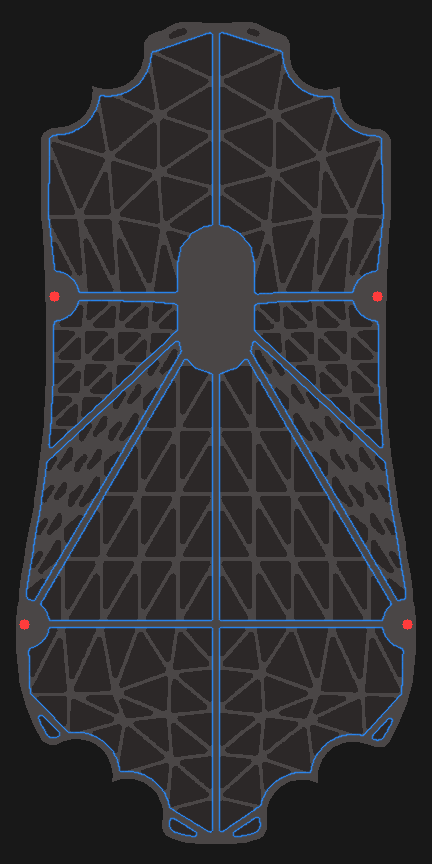
#> input picture 3d/shell/sensor-relocation-review.png, 432 x 864 px
$ python compare_panels.py ../sensor-relocation-review.png ../sensor-relocation-review.png ../sensor-relocation-review.png ../sensor-relocation-review.png ../sensor-relocation-review.png
#> lines starting #> are read from the running program, lines starting #| are printed output that depends on the picture; after the words box and inside, x2 and y2 are one past the last pixel; in counts of white or black regions, pixels touching at a corner belong together
#> in panel, R is the input picture: PIL image 432x864 RGB; mean R, G, B 45.8, 45.3, 48.1
"""Side-by-side panels: reference photo | model render (same view), scaled by silhouette bbox.
python3 compare_panels.py <render.png> <photo> <out.png> <title> [bg=paper|night]
"""
import sys, numpy as np
from PIL import Image, ImageDraw, ImageFont

def mouse_bbox(im, dark_thr=None):
    a = np.asarray(im.convert('RGB')).astype(float)
    bg = np.median(np.r_[a[:8].reshape(-1, 3), a[-8:].reshape(-1, 3), a[:, :8].reshape(-1, 3), a[:, -8:].reshape(-1, 3)], 0)
#> bg = [24, 24, 24]
    d = np.abs(a - bg).sum(2)
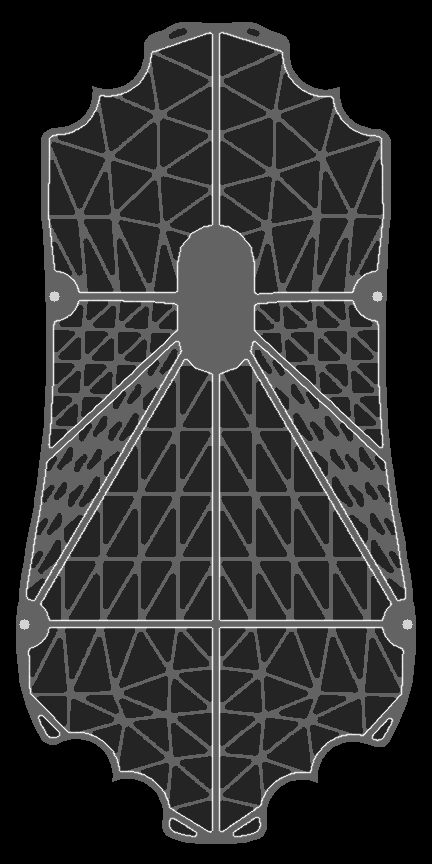
#> d: shape (864, 432) float64; min 0, max 363, mean 67.1; drawn with min black and max white
    m = d > (60 if dark_thr is None else dark_thr)
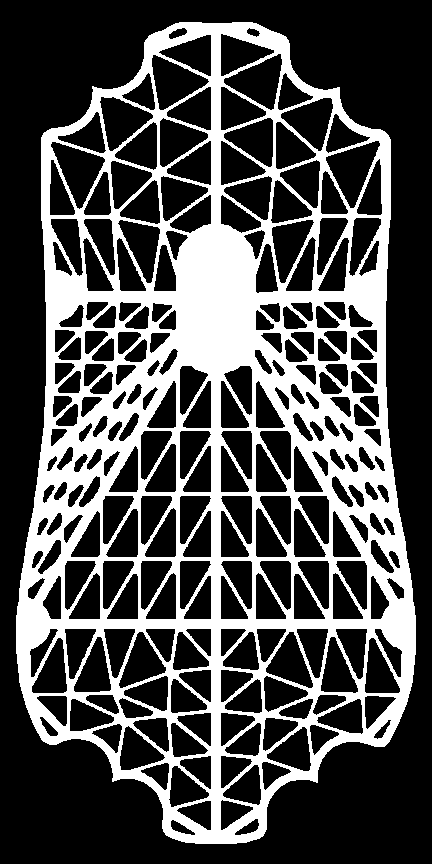
#> m: shape (864, 432) bool; 29.8% white; 1 white region, box (x1, y1, x2, y2) and area: (16, 22, 416, 844) 111192
    ys, xs = np.nonzero(m)
    return xs.min(), ys.min(), xs.max(), ys.max()

def panel(render, photo, out, title, bg='paper'):
    R = Image.open(render).convert('RGB'); P = Image.open(photo).convert('RGB')
    rb = mouse_bbox(R); pb = mouse_bbox(P)
#> after `rb = mouse_bbox(R)`: rb = (16, 22, 415, 843)
#> after `pb = mouse_bbox(P)`: pb = (16, 22, 415, 843)
    H = 900
    # scale so the mouse heights match at 70% of the panel height
    def crop_scale(im, b):
#> called with b = (16, 22, 415, 843)
        x0, y0, x1, y1 = b; cx, cy = (x0 + x1) / 2, (y0 + y1) / 2
#> after `x0, y0, x1, y1 = b`: x0 = 16; y0 = 22; x1 = 415; y1 = 843
#> after `cx, cy = ((x0 + x1) / 2, (y0 + y1) / 2)`: cx = 215.5; cy = 432.5
        s = (0.72 * H) / max(y1 - y0, (x1 - x0) * 0.56)
#> s = 0.789
        im2 = im.resize((int(im.width * s), int(im.height * s)), Image.LANCZOS)
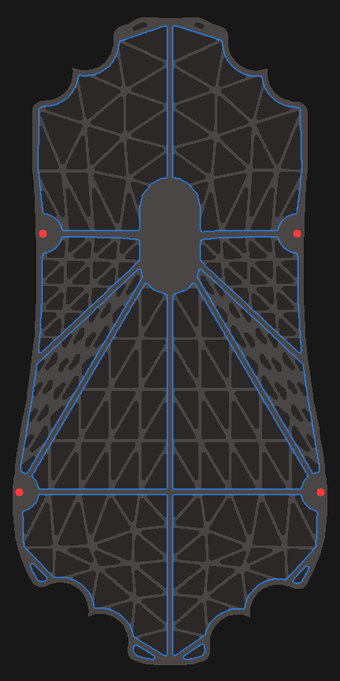
#> im2: PIL image 340x681 RGB; mean R, G, B 45.8, 45.3, 48
        W = 1200
        cx, cy = cx * s, cy * s
#> cx = 170.1; cy = 341.4
        box = (int(cx - W / 2), int(cy - H / 2), int(cx + W / 2), int(cy + H / 2))
#> box = (-429, -108, 770, 791)
        canvas = Image.new('RGB', (W, H), im.getpixel((2, 2)))
#> canvas: PIL image 1200x900 RGB; every value is 24
        canvas.paste(im2.crop((max(0, box[0]), max(0, box[1]), min(im2.width, box[2]), min(im2.height, box[3]))), (max(0, -box[0]), max(0, -box[1])))
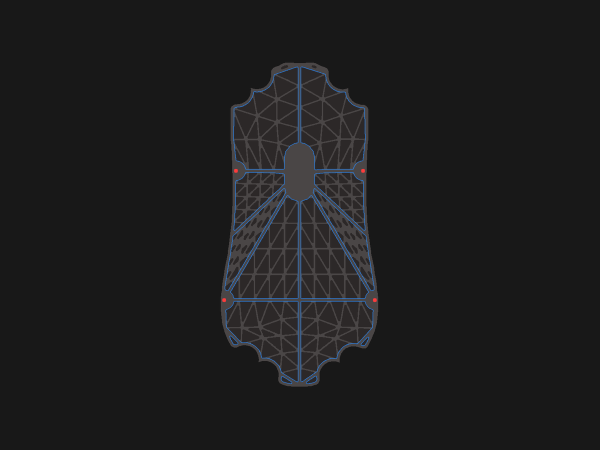
#> canvas: PIL image 1200x900 RGB (shown at 1/2 size); mean R, G, B 28.7, 28.6, 29.2
        return canvas
    A = crop_scale(P, pb); B = crop_scale(R, rb)
    col = (247, 246, 242) if bg == 'paper' else (13, 14, 15)
    fg = (40, 40, 40) if bg == 'paper' else (220, 220, 220)
    out_im = Image.new('RGB', (2 * 1200 + 30, H + 70), col)
    out_im.paste(A, (0, 70)); out_im.paste(B, (1230, 70))
#> after `out_im.paste(A, (0, 70))`:
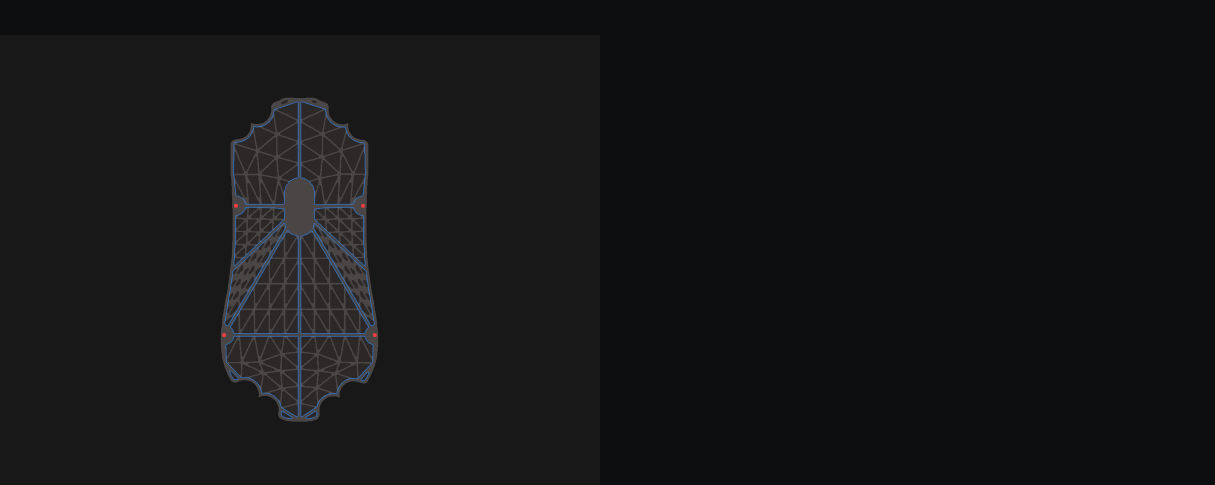
#> out_im: PIL image 2430x970 RGB (shown at 1/2 size); mean R, G, B 20.2, 20.7, 21.5
#> after `out_im.paste(B, (1230, 70))`:
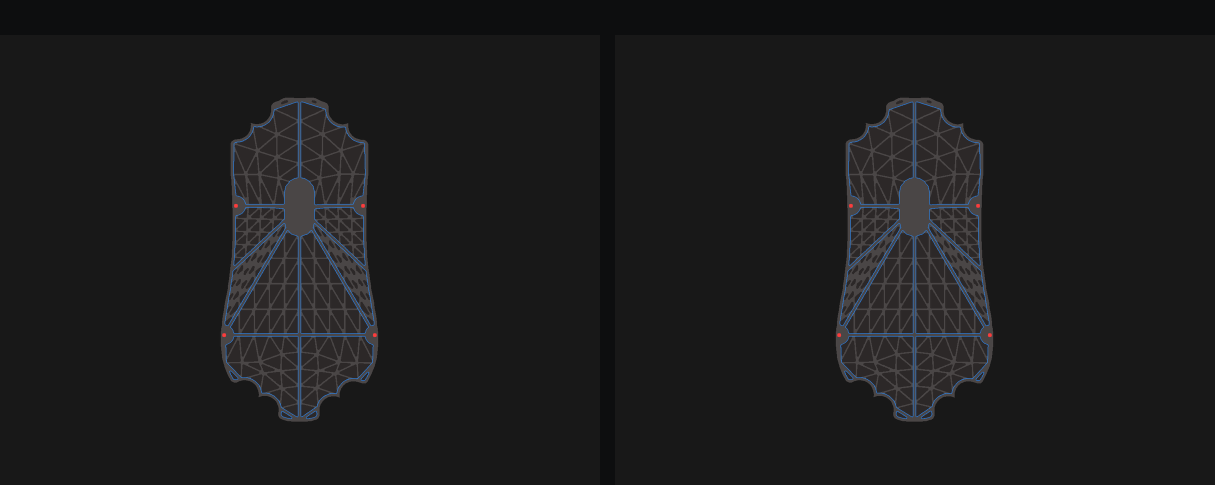
#> out_im: PIL image 2430x970 RGB (shown at 1/2 size); mean R, G, B 27.4, 27.3, 28
    dr = ImageDraw.Draw(out_im)
    try:
        f = ImageFont.truetype('/usr/share/fonts/opentype/inter/Inter-Medium.otf', 26)
        f2 = ImageFont.truetype('/usr/share/fonts/opentype/inter/Inter-Regular.otf', 20)
    except Exception:
        f = f2 = None
    dr.text((20, 18), 'Reference photo', fill=fg, font=f)
    dr.text((1250, 18), title, fill=fg, font=f)
    out_im.save(out)
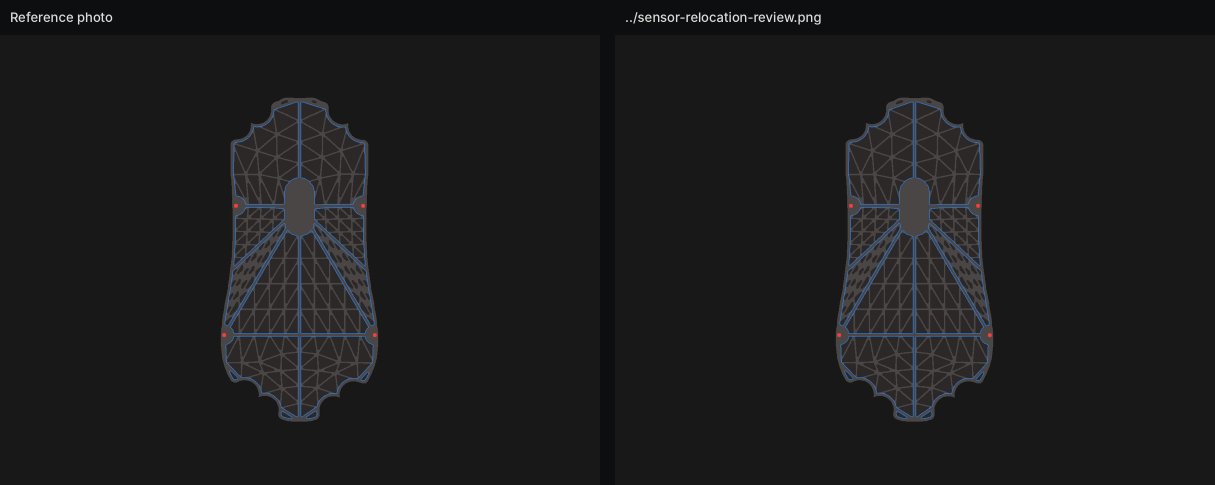
#> saved as sensor-relocation-review.png: PIL image 2430x970 RGB (shown at 1/2 size); mean R, G, B 27.7, 27.7, 28.3

if __name__ == '__main__':
    a = sys.argv
    panel(a[1], a[2], a[3], a[4], a[5] if len(a) > 5 else 'paper')
